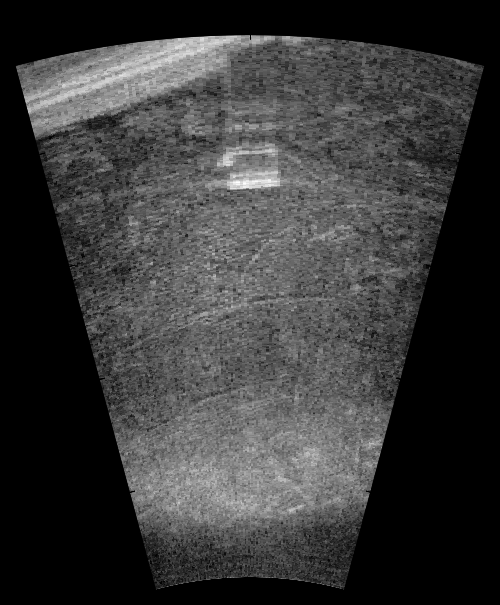
#> input picture sample_data/marine_marine-debris-aris3k-0.png, 500 x 605 px; its folder holds only this picture in this run
$ python -i pipeline.py   (imports and definitions only)   (older library calls are emulated)
#> lines starting #> are read from the running program, lines starting #| are printed output that depends on the picture
### backend/utils/config.py
"""MarineGuard AI — Centralized Configuration."""

import os
from pathlib import Path
from dotenv import load_dotenv

# Load .env from project root
_PROJECT_ROOT = Path(__file__).resolve().parent.parent.parent
load_dotenv(_PROJECT_ROOT / ".env")


def _bool(val: str) -> bool:
    return val.lower() in ("true", "1", "yes")


class Config:
    """Application-wide settings read from environment variables."""

    # Paths
    PROJECT_ROOT = _PROJECT_ROOT
    UPLOAD_DIR = _PROJECT_ROOT / os.getenv("UPLOAD_DIR", "uploads")
    REPORT_DIR = _PROJECT_ROOT / os.getenv("REPORT_DIR", "reports")
    SAMPLE_DATA_DIR = _PROJECT_ROOT / "sample_data"
    DATASET1_PATH = _PROJECT_ROOT / os.getenv("DATASET1_PATH", "datasets/forward_sonar")
    DATASET2_PATH = _PROJECT_ROOT / os.getenv("DATASET2_PATH", "datasets/sonar_mine")

    # Server
    HOST = os.getenv("HOST", "0.0.0.0")
    PORT = int(os.getenv("PORT", "8000"))
    DEBUG = _bool(os.getenv("DEBUG", "true"))

    # Model
    MODEL_PATH = _PROJECT_ROOT / os.getenv("MODEL_PATH", "ml/models/trained/best.pt")
    MODEL_NAME = os.getenv("MODEL_NAME", "yolo11s.pt")
    IMAGE_SIZE = int(os.getenv("IMAGE_SIZE", "640"))
    CONFIDENCE_THRESHOLD = float(os.getenv("CONFIDENCE_THRESHOLD", "0.25"))
    DEVICE = os.getenv("DEVICE", "auto")  # auto | cpu | cuda | cuda:0

    # Preprocessing
    ENABLE_CLAHE = _bool(os.getenv("ENABLE_CLAHE", "true"))
    ENABLE_NOISE_REDUCTION = _bool(os.getenv("ENABLE_NOISE_REDUCTION", "true"))
    ENABLE_CONTRAST_ENHANCEMENT = _bool(os.getenv("ENABLE_CONTRAST_ENHANCEMENT", "true"))
    RESIZE_WIDTH = int(os.getenv("RESIZE_WIDTH", "640"))
    RESIZE_HEIGHT = int(os.getenv("RESIZE_HEIGHT", "640"))

    # Anomaly scoring weights (must sum to ~1.0)
    WEIGHT_AI_CONFIDENCE = float(os.getenv("WEIGHT_AI_CONFIDENCE", "0.50"))
    WEIGHT_SHADOW_EVIDENCE = float(os.getenv("WEIGHT_SHADOW_EVIDENCE", "0.20"))
    WEIGHT_SHAPE = float(os.getenv("WEIGHT_SHAPE", "0.15"))
    WEIGHT_TEXTURE = float(os.getenv("WEIGHT_TEXTURE", "0.10"))
    WEIGHT_IMAGE_QUALITY = float(os.getenv("WEIGHT_IMAGE_QUALITY", "0.05"))

    # Severity thresholds
    SEVERITY_LOW_MAX = int(os.getenv("SEVERITY_LOW_MAX", "49"))
    SEVERITY_SUSPICIOUS_MAX = int(os.getenv("SEVERITY_SUSPICIOUS_MAX", "74"))
    SEVERITY_HIGH_MAX = int(os.getenv("SEVERITY_HIGH_MAX", "89"))

    # Upload limits
    MAX_UPLOAD_SIZE_MB = int(os.getenv("MAX_UPLOAD_SIZE_MB", "50"))
    ALLOWED_EXTENSIONS = {".png", ".jpg", ".jpeg", ".bmp", ".tiff", ".tif"}

    # [21 lines left out: functions ensure_dirs, severity_label, not called in this run]

### backend/preprocessing/pipeline.py
"""MarineGuard AI — Sonar Image Preprocessing Pipeline.

Configurable pipeline for sonar imagery:
  Raw Sonar → Validation → Resize → Normalize → Contrast Enhancement → CLAHE → Noise Reduction
"""

import cv2
import numpy as np
from pathlib import Path
from typing import Optional, Tuple

from backend.utils.config import Config
#> further down, picture is the input picture: shape (605, 500, 3); min 0, max 255, mean 56.4


class SonarPreprocessor:
    """Configurable preprocessing pipeline for sonar images."""

    def __init__(
        self,
        resize: Tuple[int, int] = None,
        enable_clahe: bool = None,
        enable_noise_reduction: bool = None,
        enable_contrast: bool = None,
    ):
        self.resize = resize or (Config.RESIZE_WIDTH, Config.RESIZE_HEIGHT)
        self.enable_clahe = enable_clahe if enable_clahe is not None else Config.ENABLE_CLAHE
        self.enable_noise_reduction = (
            enable_noise_reduction if enable_noise_reduction is not None else Config.ENABLE_NOISE_REDUCTION
        )
        self.enable_contrast = (
            enable_contrast if enable_contrast is not None else Config.ENABLE_CONTRAST_ENHANCEMENT
        )

    def validate_image(self, image: np.ndarray) -> bool:
        """Check if the image is valid and non-empty."""
        if image is None:
            return False
        if image.size == 0:
            return False
        if len(image.shape) < 2:
            return False
        return True

    def load_image(self, path: str | Path) -> Optional[np.ndarray]:
        """Load an image from disk with validation."""
        path = Path(path)
        if not path.exists():
            return None
        if path.suffix.lower() not in Config.ALLOWED_EXTENSIONS:
            return None
        try:
            img = cv2.imread(str(path))
            if not self.validate_image(img):
                return None
            return img
        except Exception:
            return None

    def resize_image(self, image: np.ndarray) -> np.ndarray:
        """Resize while maintaining aspect ratio with padding."""
        h, w = image.shape[:2]
#> h = 605; w = 500
        target_w, target_h = self.resize
        scale = min(target_w / w, target_h / h)
#> scale = 1.06
        new_w, new_h = int(w * scale), int(h * scale)
#> new_w = 528; new_h = 640
        resized = cv2.resize(image, (new_w, new_h), interpolation=cv2.INTER_LINEAR)

        # Pad to target size (letterbox)
        canvas = np.zeros((target_h, target_w, 3), dtype=np.uint8)
        y_off = (target_h - new_h) // 2
#> y_off = 0
        x_off = (target_w - new_w) // 2
#> x_off = 56
        canvas[y_off : y_off + new_h, x_off : x_off + new_w] = resized
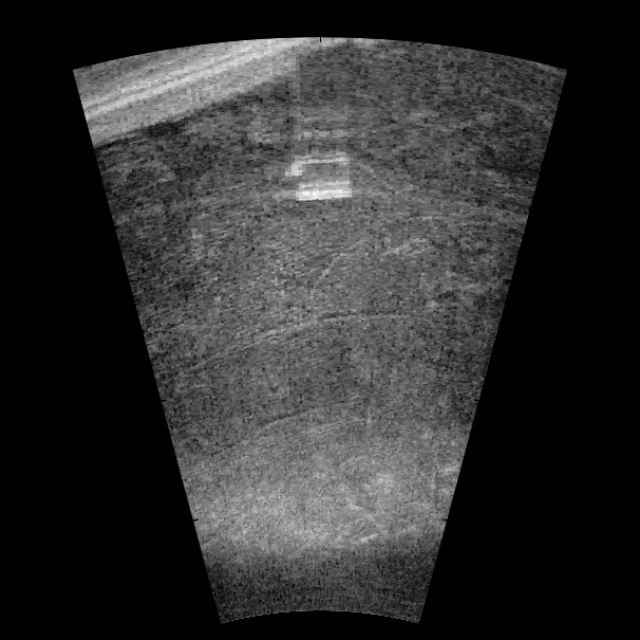
#> canvas: shape (640, 640, 3); min 0, max 249, mean 46.5
        return canvas

    def normalize(self, image: np.ndarray) -> np.ndarray:
        """Normalize pixel values to 0-255 range."""
        if image.dtype != np.uint8:
            image = cv2.normalize(image, None, 0, 255, cv2.NORM_MINMAX).astype(np.uint8)
        return image

    def enhance_contrast(self, image: np.ndarray) -> np.ndarray:
        """Apply histogram equalization for contrast enhancement."""
        if len(image.shape) == 3:
            lab = cv2.cvtColor(image, cv2.COLOR_BGR2LAB)
#> lab: shape (640, 640, 3); mean of channels 0, 1, 2 49.8, 128, 128
            l_channel = lab[:, :, 0]
            l_channel = cv2.equalizeHist(l_channel)
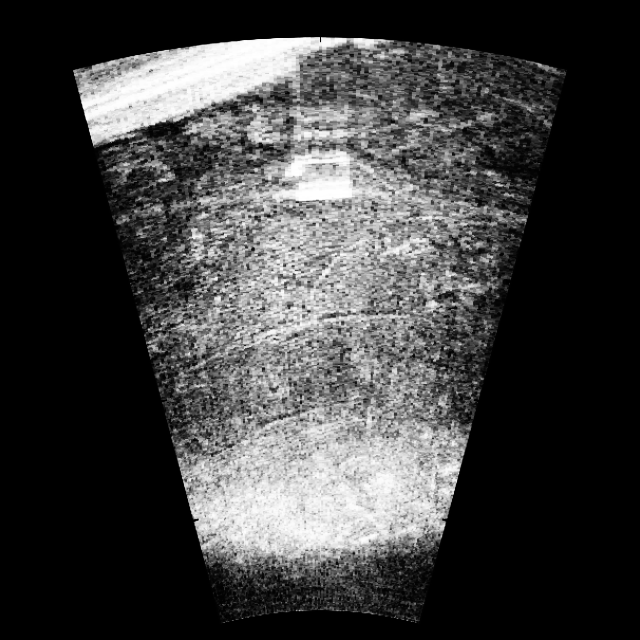
#> l_channel: shape (640, 640); min 0, max 255, mean 63.7
            lab[:, :, 0] = l_channel
#> lab: shape (640, 640, 3); mean of channels 0, 1, 2 63.7, 128, 128
            return cv2.cvtColor(lab, cv2.COLOR_LAB2BGR)
        return cv2.equalizeHist(image)

    def apply_clahe(self, image: np.ndarray) -> np.ndarray:
        """Apply Contrast Limited Adaptive Histogram Equalization.

        CLAHE preserves local contrast better than global histogram equalization,
        which is important for sonar images where acoustic shadows carry information.
        """
        clahe = cv2.createCLAHE(clipLimit=2.0, tileGridSize=(8, 8))
        if len(image.shape) == 3:
            lab = cv2.cvtColor(image, cv2.COLOR_BGR2LAB)
#> lab: shape (640, 640, 3); mean of channels 0, 1, 2 63.7, 128, 128
            lab[:, :, 0] = clahe.apply(lab[:, :, 0])
#> lab: shape (640, 640, 3); mean of channels 0, 1, 2 65.9, 128, 128
            return cv2.cvtColor(lab, cv2.COLOR_LAB2BGR)
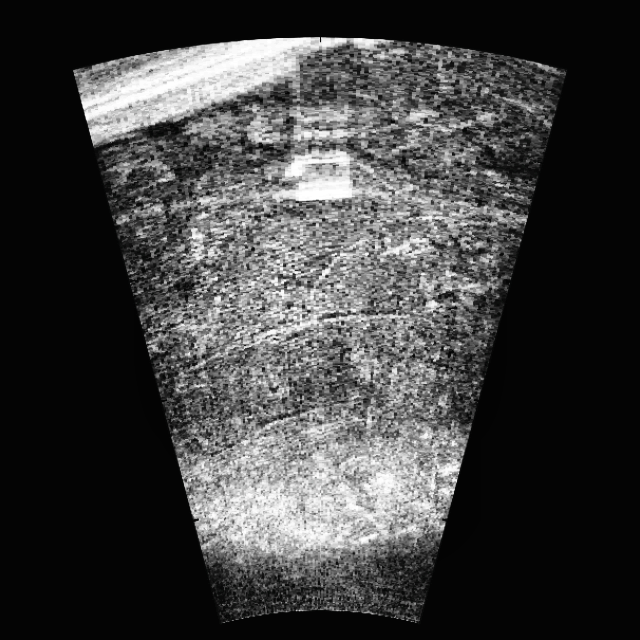
#> returned value: shape (640, 640, 3); mean B, G, R 63.7, 63.7, 63.7
        return clahe.apply(image)

    def reduce_noise(self, image: np.ndarray) -> np.ndarray:
        """Apply mild noise reduction without destroying shadow information."""
        if len(image.shape) == 3:
            return cv2.fastNlMeansDenoisingColored(image, None, 6.0, 6.0, 7, 21)
        return cv2.fastNlMeansDenoising(image, None, 6.0, 7, 21)

    def process(self, image: np.ndarray) -> np.ndarray:
        """Run the full preprocessing pipeline."""
        if not self.validate_image(image):
            raise ValueError("Invalid input image")

        result = image.copy()
        result = self.normalize(result)
        result = self.resize_image(result)

        if self.enable_contrast:
            result = self.enhance_contrast(result)

        if self.enable_clahe:
            result = self.apply_clahe(result)

        if self.enable_noise_reduction:
            result = self.reduce_noise(result)

        return result

    def process_file(self, path: str | Path) -> Optional[np.ndarray]:
        """Load and process an image file."""
        image = self.load_image(path)
        if image is None:
            return None
        return self.process(image)

    def compute_quality_score(self, image: np.ndarray) -> float:
        """Estimate image quality (0-1) based on contrast and sharpness.

        Used as one component of the anomaly scoring system.
        """
        gray = cv2.cvtColor(image, cv2.COLOR_BGR2GRAY) if len(image.shape) == 3 else image

        # Laplacian variance as sharpness proxy
        laplacian_var = cv2.Laplacian(gray, cv2.CV_64F).var()
        sharpness = min(laplacian_var / 500.0, 1.0)

        # Contrast ratio
        p5, p95 = np.percentile(gray, [5, 95])
        contrast = min((p95 - p5) / 255.0 * 1.5, 1.0)

        return float(sharpness * 0.5 + contrast * 0.5)

>>> import cv2
>>> picture = cv2.imread('../../sample_data/marine_marine-debris-aris3k-0.png')
>>> result = SonarPreprocessor().process(picture)

$ run again, on sample_data/marine_marine-debris-aris3k-10.png
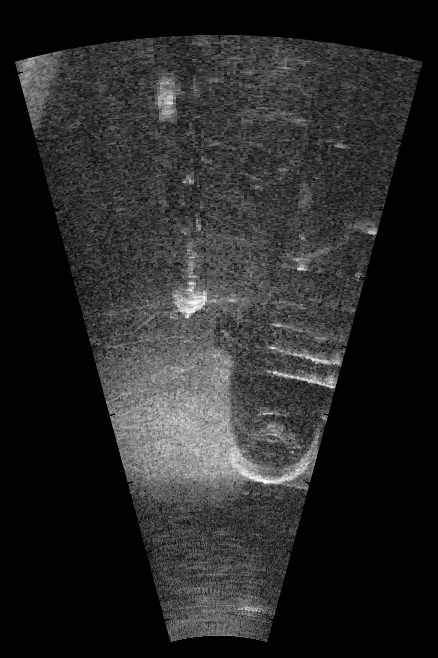
#> input picture sample_data/marine_marine-debris-aris3k-10.png, 438 x 658 px
#> picture is the input picture: shape (658, 438, 3); min 0, max 255, mean 39.4
#> in resize_image, `canvas[y_off : y_off + new_h, x_off : x_off + new_w] = resized`:
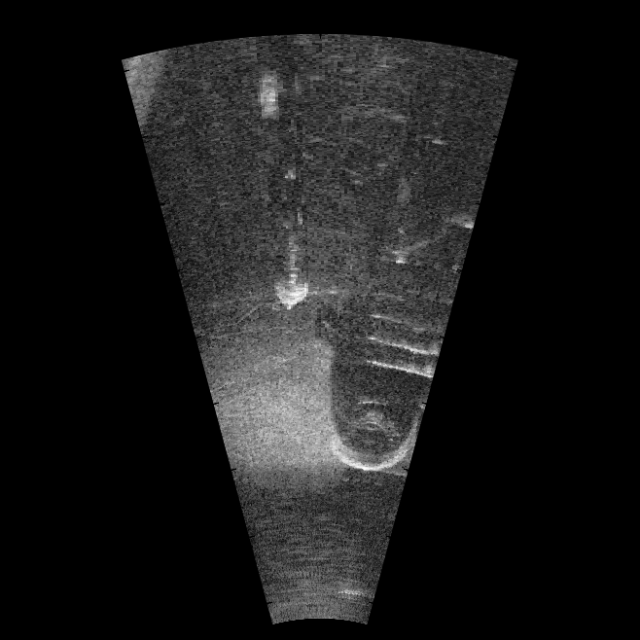
#> canvas: shape (640, 640, 3); min 0, max 252, mean 26.2
#> in apply_clahe, `return cv2.cvtColor(lab, cv2.COLOR_LAB2BGR)`:
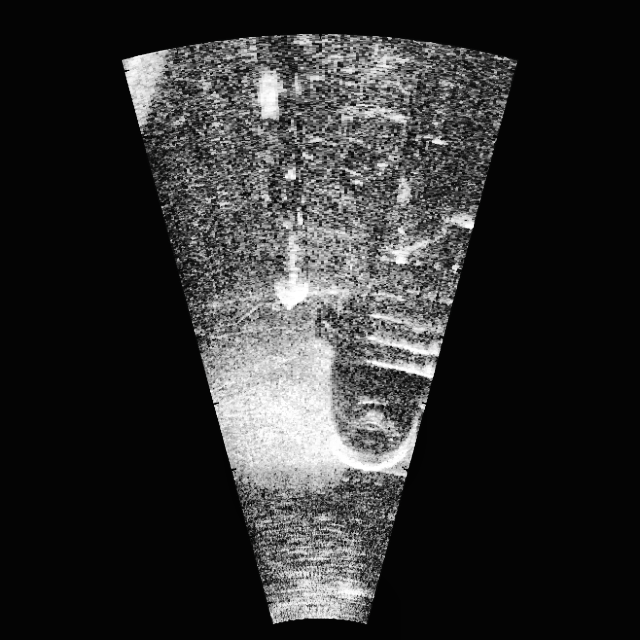
#> returned value: shape (640, 640, 3); mean B, G, R 46.8, 46.9, 46.8

$ run again, on sample_data/marine_marine-debris-aris3k-100.png
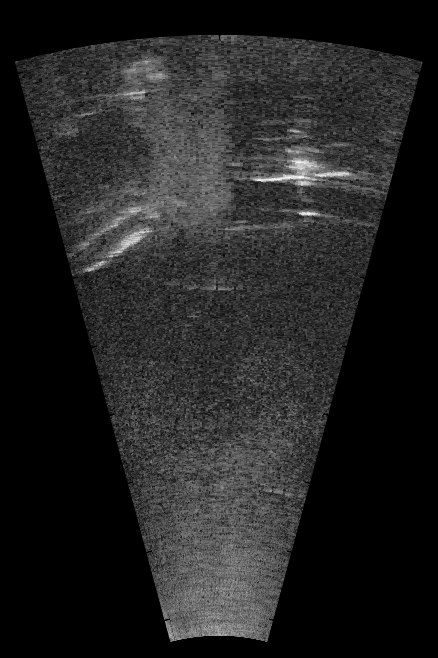
#> input picture sample_data/marine_marine-debris-aris3k-100.png, 438 x 658 px
#> picture is the input picture: shape (658, 438, 3); min 0, max 255, mean 34.5
#> in resize_image, `canvas[y_off : y_off + new_h, x_off : x_off + new_w] = resized`:
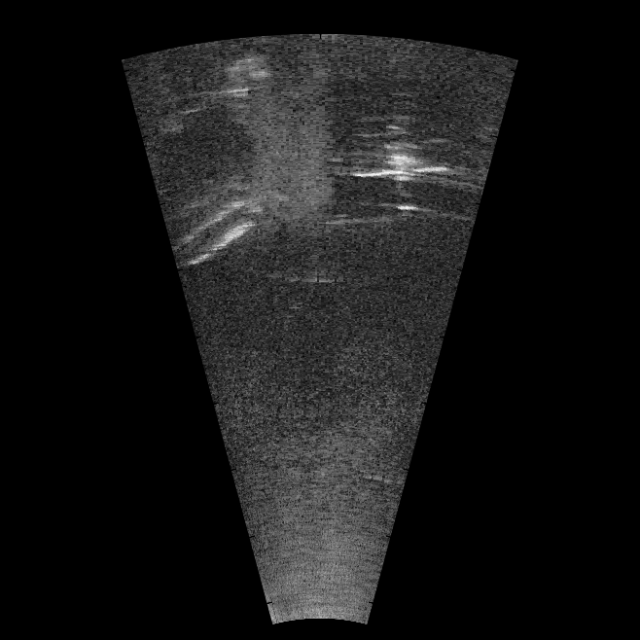
#> canvas: shape (640, 640, 3); min 0, max 253, mean 22.9
#> in apply_clahe, `return cv2.cvtColor(lab, cv2.COLOR_LAB2BGR)`:
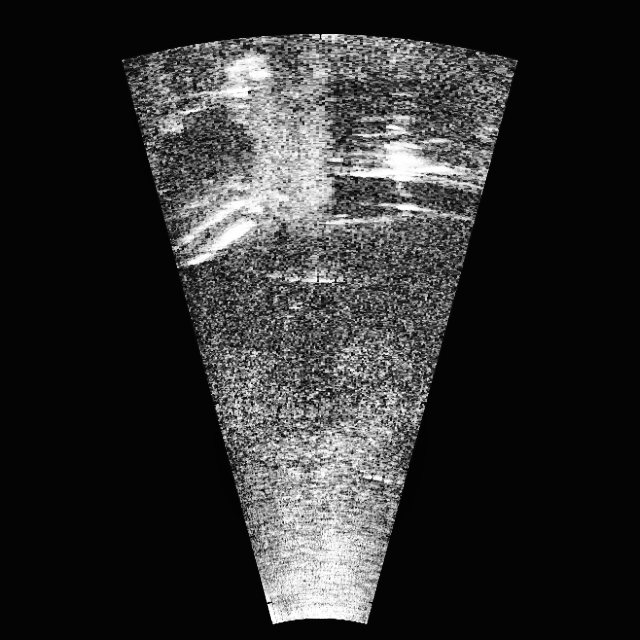
#> returned value: shape (640, 640, 3); mean B, G, R 46.3, 46.3, 46.3

$ run again, on sample_data/marine_marine-debris-aris3k-1001.png
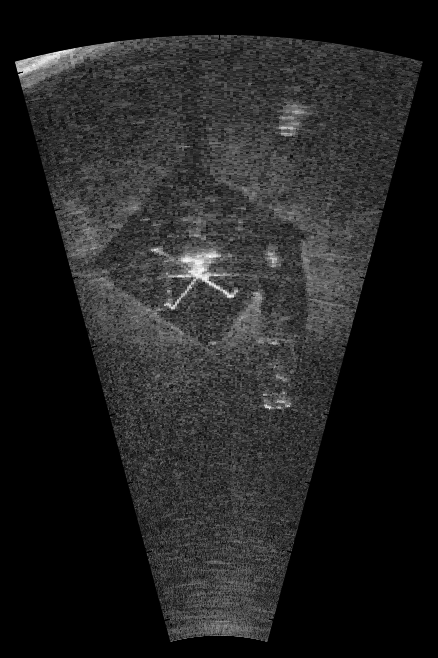
#> input picture sample_data/marine_marine-debris-aris3k-1001.png, 438 x 658 px
#> picture is the input picture: shape (658, 438, 3); min 0, max 255, mean 33.7
#> in resize_image, `canvas[y_off : y_off + new_h, x_off : x_off + new_w] = resized`:
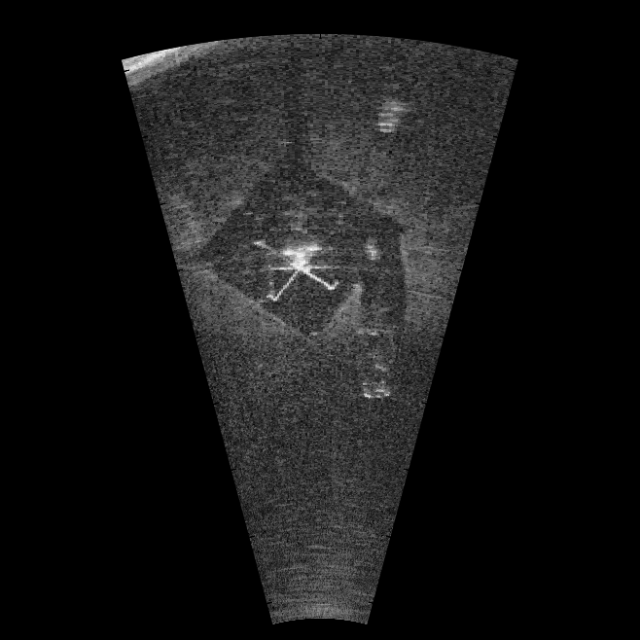
#> canvas: shape (640, 640, 3); min 0, max 254, mean 22.4
#> in apply_clahe, `return cv2.cvtColor(lab, cv2.COLOR_LAB2BGR)`:
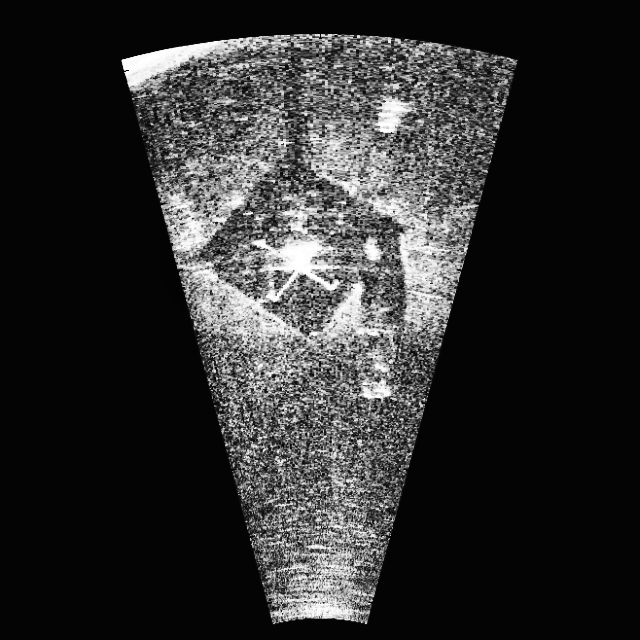
#> returned value: shape (640, 640, 3); mean B, G, R 46.4, 46.4, 46.4
